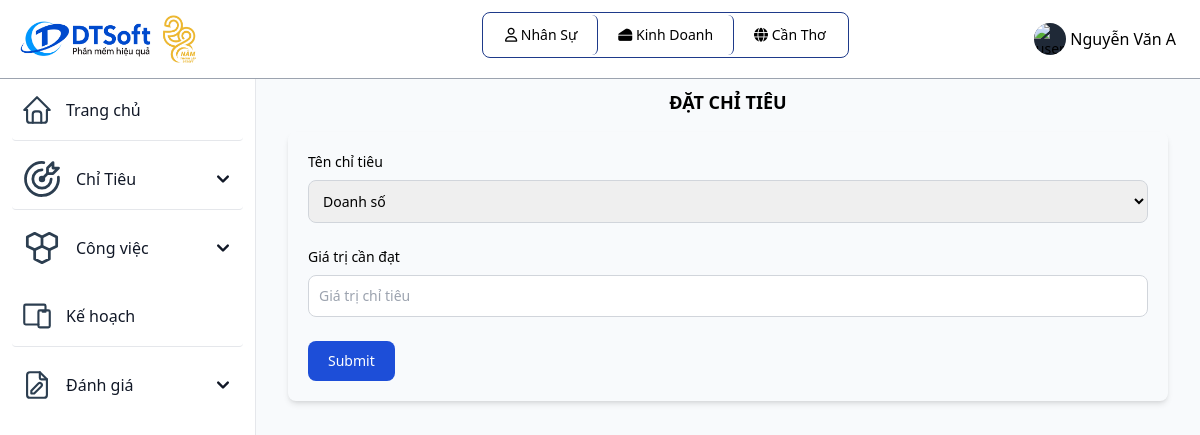
The app's page /datchitieu.php (signed in) with its own data.
### tables this page shows
CREATE TABLE `vaitro` (
  `id_vaitro` varchar(10) primary key,
  `tenvaitro` varchar(255) NOT NULL,
  `mota` varchar(255) NOT NULL
);

CREATE TABLE `bophan` (
  `id_bophan` varchar(10) primary key,
  `id_khuvuc` varchar(10) NOT NULL,
  `tenbophan` varchar(255) NOT NULL,
  `cvchuyenmon` varchar(255) NOT NULL,
  foreign key(id_khuvuc) references khuvuc(id_khuvuc) ON UPDATE CASCADE
);

CREATE TABLE `khuvuc` (
  `id_khuvuc` varchar(10) primary key,
  `tenkhuvuc` varchar(255) NOT NULL,
  `diachi` varchar(255) NOT NULL,
  `sdt` int(20) NOT NULL
);

### datchitieu.php (the view, shortened to what this page needs)
<?php
include "inc/header.php";
?>
<?php
    $sql_ct = "SELECT * FROM chitieu";
    $query_ct = mysqli_query($connect,$sql_ct);
?>
<div class="p-4 sm:ml-64">
    <div class="p-4 mt-14">
    <div class="mb-4 font-bold text-lg uppercase text-center">Đặt chỉ tiêu</div>
    <div class="mb-4">
        <div class="relative overflow-x-auto shadow-md sm:rounded-lg p-5 rounded">
            <form method="post" enctype="multipart/form-data">
                <div class="mb-6">
                    <label for="" class="block mb-2 text-sm font-medium">Tên chỉ tiêu</label>
                    <select id="countries" name="id_chitieu" class="border border-gray-300 text-sm rounded-lg focus:ring-blue-500 focus:border-blue-500 block w-full p-2.5 dark:border-gray-600 dark:placeholder-gray-400 dark:focus:ring-blue-500 dark:focus:border-blue-500" required>
                        <?php
                            while($row_ct = mysqli_fetch_assoc($query_ct)){?>
                                <option value="<?php echo $row_ct['id_chitieu']; ?>"><?php echo $row_ct['tenchitieu']; ?></option>
                        <?php } ?>
                    </select>
                </div>
                <div class="mb-6">
                    <label for="" class="block mb-2 text-sm font-medium">Giá trị cần đạt</label>
                    <input placeholder="Giá trị chỉ tiêu" name="chitieucandat" id="first_name" class=" border border-gray-300 text-sm rounded-lg focus:ring-blue-500 focus:border-blue-500 block w-full p-2.5 dark:border-gray-600 dark:placeholder-gray-400 dark:focus:ring-blue-500 dark:focus:border-blue-500" placeholder="Nhập tên kế hoạch" required>
                </div>
                <button name=sbm type="submit" class="text-white bg-blue-700 hover:bg-blue-800 focus:ring-4 focus:outline-none focus:ring-blue-300 font-medium rounded-lg text-sm w-full sm:w-auto px-5 py-2.5 text-center dark:bg-blue-600 dark:hover:bg-blue-700 dark:focus:ring-blue-800">Submit</button>
            </form>
        </div>
    </div>
  </div>
</div>
</body>
</html>

### inc/header.php (shortened to what this page needs)
<?php
 include_once('db/connect.php');
 $id_vt = $_SESSION['id_vaitro'];
?>
<!DOCTYPE html>
<html lang="en">
<head>
	<link href="https://unpkg.com/tailwindcss@2.2.19/dist/tailwind.min.css" rel=" stylesheet">
  <link rel="stylesheet" href="https://cdnjs.cloudflare.com/ajax/libs/font-awesome/6.4.0/css/all.min.css">
	<link href="https://cdn.datatables.net/1.10.19/css/jquery.dataTables.min.css" rel="stylesheet">
	<link href="https://cdn.datatables.net/responsive/2.2.3/css/responsive.dataTables.min.css" rel="stylesheet">
  <script src="https://cdn.tailwindcss.com"></script>
</head>
<body class="g-sidenav-show bg-slate-50" id="draggable">
  <nav class="fixed top-0 z-50 w-full bg-white border-b border-gray-400 dark:border-gray-100 text-black">
        <div class="px-3 py-3 lg:px-5 lg:pl-3">
          <div class="flex items-center justify-between">
            <div class="flex items-center justify-start">
              <a href="index.php" class="flex ml-2 md:mr-24">
                <img src="assets/img/logo.jpg" class="h-12 mr-3" alt="FlowBite Logo" />
              </a>
            </div>
	    <div class="divToHide flex items-center justify-start relative inline-flex items-center p-0.5 mb-2 mr-2 text-sm font-medium rounded-lg border border-blue-900">
              <span class="relative px-5 py-2.5 bg-white rounded-md border-r border-blue-900">
                <i class="fa-regular fa-user"></i>
                  <?php
                    $sql = "SELECT tenvaitro from vaitro where id_vaitro = '" . $_SESSION['id_vaitro'] ."'";
                    $result = mysqli_query($connect, $sql);
                    $row = mysqli_fetch_array($result);
                    echo $row['tenvaitro'];
                  ?>
              </span>
              <?php
              if ($_SESSION['id_bophan'] != NULL){
                $sql = "SELECT tenbophan from bophan where id_bophan = '" . $_SESSION['id_bophan'] ."'";
                $result = mysqli_query($connect, $sql);
                $row_bophan = mysqli_fetch_array($result);
              ?>
              <span class="relative px-5 py-2.5 bg-white rounded-md border-r border-blue-900">
                 <i class="fa-solid fa-cheese"></i>
                  <?php
                      echo $row_bophan['tenbophan'];
                  ?>
              </span>
              <?php
              } else echo '';
              ?>
              <?php
              if ($_SESSION['id_vaitro'] != 'QTHT'){
              ?>
              <span class="relative px-5 py-2.5 bg-white rounded-md">
                  <i class="fa-solid fa-globe"></i>
                  <?php
                    $sql = "SELECT tenkhuvuc from khuvuc where id_khuvuc = '" . $_SESSION['id_khuvuc'] ."'";
                    $result = mysqli_query($connect, $sql);
                    $row = mysqli_fetch_array($result);
                    echo $row['tenkhuvuc'];
                  ?>
              </span>
              <?php
              }
              ?>
            </div>
            <div class="flex items-center divToHide">
                <div class="flex items-center ml-3">
                  <div class="flex">
                    <button type="button" class="flex text-sm bg-gray-800 rounded-full focus:ring-4 focus:ring-gray-300 dark:focus:ring-gray-600" aria-expanded="false" data-dropdown-toggle="dropdown-user">
                      <img class="w-8 h-8 rounded-full" src="https://flowbite.com/docs/images/people/profile-picture-5.jpg" alt="user photo">
                    </button>
                    <span class="text-black p-1 cursor-pointer" data-dropdown-toggle="dropdown-user"><?php echo $_SESSION['tennguoidung']; ?></span>
                  </div>
                </div>
              </div>
          </div>
        </div>
      </nav>
      <aside id="logo-sidebar" class="fixed top-0 left-0 z-40 w-64 h-screen pt-20 transition-transform -translate-x-full bg-white border-r border-gray-200 sm:translate-x-0 dark:border-gray-100
      h-96 overflow-y-scroll scrollbar-thick scrollbar-thumb-blue-500 scrollbar-track-blue-100
      " aria-label="Sidebar">
         <div class="h-full px-3 pb-4 overflow-y-auto bg-white">
            <ul class="space-y-2 font-medium">
               <li class="border-b rounded">
                  <a href="index.php" class="flex items-center p-2 text-gray-900 rounded-lg dark:text-black hover:bg-gray-100 dark:hover:bg-gray-200">
                     <span class="ml-3">Trang chủ</span>
                  </a>
               </li>
               <?php if ($id_vt != "QLKV" && $id_vt != 'QTHT'){ ?>
               <li class="border-b rounded">
                  <button type="button" class="flex items-center w-full p-2 text-gray-900 transition duration-75 rounded-lg group hover:bg-gray-100 dark:text-black hover:bg-gray-200" aria-controls="dropdown-cv" data-collapse-toggle="dropdown-ct">
                    <span class="flex-1 ml-3 text-left whitespace-nowrap">Chỉ Tiêu</span>
                    <svg class="w-6 h-6" fill="currentColor" viewBox="0 0 20 20" xmlns="http://www.w3.org/2000/svg">
                      <path fill-rule="evenodd" d="M5.293 7.293a1 1 0 011.414 0L10 10.586l3.293-3.293a1 1 0 111.414 1.414l-4 4a1 1 0 01-1.414 0l-4-4a1 1 0 010-1.414z" clip-rule="evenodd"></path>
                    </svg>
                  </button>
               </li>
               <?php } ?>
               <?php if ($id_vt != "QLKV" && $id_vt != 'QTHT'){ ?>
               <li>
                  <button type="button" class="flex items-center w-full p-2 text-gray-900 transition duration-75 rounded-lg group hover:bg-gray-100 dark:text-black hover:bg-gray-200" aria-controls="dropdown-cv" data-collapse-toggle="dropdown-cv">
                    <span class="flex-1 ml-3 text-left whitespace-nowrap">Công việc</span>
                    <svg class="w-6 h-6" fill="currentColor" viewBox="0 0 20 20" xmlns="http://www.w3.org/2000/svg">
                      <path fill-rule="evenodd" d="M5.293 7.293a1 1 0 011.414 0L10 10.586l3.293-3.293a1 1 0 111.414 1.414l-4 4a1 1 0 01-1.414 0l-4-4a1 1 0 010-1.414z" clip-rule="evenodd"></path>
                    </svg>
                  </button>
               </li>
               <?php } ?>
               <?php
                    if ($id_vt == "QLBP" || $id_vt == "NS"){
                ?>
               <li class="border-b rounded">
                  <a href="kehoachgiaoviec.php" class="flex items-center p-2 text-gray-900 rounded-lg dark:text-black hover:bg-gray-100 dark:hover:bg-gray-200">
                    <span class="flex-1 ml-3 whitespace-nowrap">Kế hoạch</span>
                  </a>
               </li>
               <?php } ?>
               <?php if ($id_vt != "QTHT" && $id_vt != "QLKV"){ ?>
               <li>
                <button type="button" class="flex items-center w-full p-2 text-gray-900 transition duration-75 rounded-lg group hover:bg-gray-100 dark:text-black hover:bg-gray-200" aria-controls="dropdown-example" data-collapse-toggle="dropdown-example">
                      <span class="flex-1 ml-3 text-left whitespace-nowrap">Đánh giá</span>
                      <svg class="w-6 h-6" fill="currentColor" viewBox="0 0 20 20" xmlns="http://www.w3.org/2000/svg"><path fill-rule="evenodd" d="M5.293 7.293a1 1 0 011.414 0L10 10.586l3.293-3.293a1 1 0 111.414 1.414l-4 4a1 1 0 01-1.414 0l-4-4a1 1 0 010-1.414z" clip-rule="evenodd"></path></svg>
                </button>
             </li>
             <?php } ?>
            </ul>
         </div>
      </aside>

### records on screen
vaitro: tenvaitro "Nhân Sự"
bophan: tenbophan "Kinh Doanh"
khuvuc: tenkhuvuc "Cần Thơ"

### other values on screen
$_SESSION['tennguoidung'] "Nguyễn Văn A"
form field id_chitieu "Doanh số"
